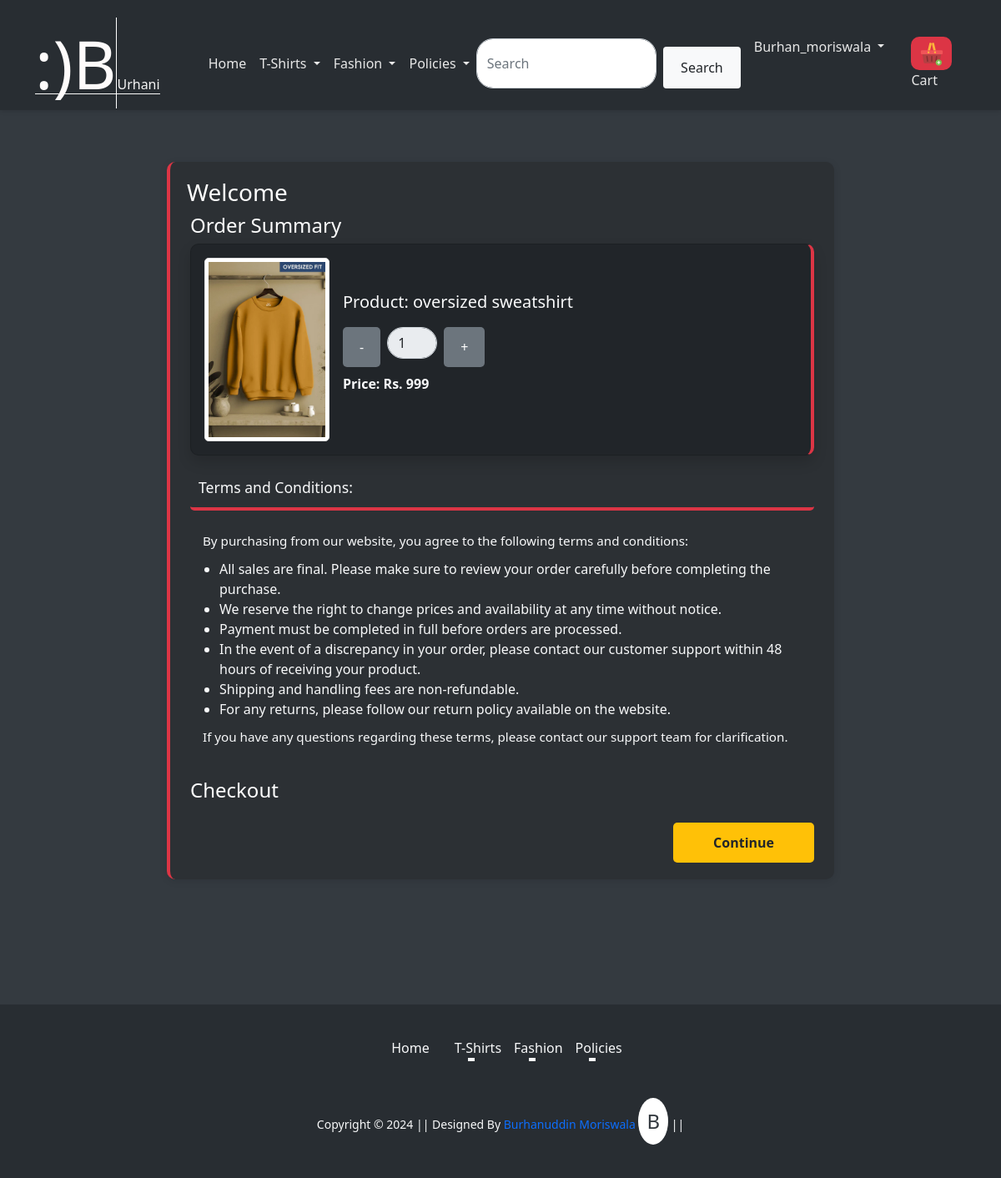
Screenshot of /buy/?prod_id=24 (signed in) with the database file from the repository.
### app/models.py (models this page shows, shortened)
class Product(models.Model):
    SIZE_CHOICES = (
        ('S', 'Small'),
        ('M', 'Medium'),
        ('L', 'Large'),
        ('XL', 'X-Large'),
        ('XXL', 'XX-Large'),
        ('XXXL', 'XXX-Large'),
    )
    title = models.CharField(max_length=100)
    selling_price = models.FloatField()
    discounted_price = models.FloatField()
    description = models.TextField()
    brand = models.CharField(max_length=100)
    category = models.CharField(choices=CATEGORY_CHOICES, max_length=2)
    product_image = models.ImageField(upload_to='productimg')
    sizes = models.CharField(choices=SIZE_CHOICES, max_length=4, default='M')  # Ensure this line is correct

### app/views.py (the view)
# urls.py: path('buy/', views.buy_now, name='buy-now'),
@login_required
def buy_now(request):
    if request.method == 'GET':
        product_id = request.GET.get('prod_id')
        product = get_object_or_404(Product, id=product_id)
        addresses = Customer.objects.filter(user=request.user)
        return render(request, 'app/buynow.html', {
            'product': product,
            'add': addresses  # Pass addresses to the template
        })

### app/templates/app/buynow.html (shortened to what this page needs)
{% extends 'app/base.html' %}
{% load static %}
{% block main-content %}
<div class="container-1">
    <h3>Welcome </h3>
    <div class="row">
        <div class="col-sm-12">
            <h4>Order Summary</h4>
            <div class="card bg-dark mb-2 shadow">
                <div class="card-body d-flex buynowscroll">
                    <img src="{{ product.product_image.url }}" alt="" class="img-fluid img-thumbnail" height="150" width="150">
                    <div class="ms-3">
                        <h5>Product: {{ product.title }}</h5>
                        <div class="d-flex align-items-center">
                            <button class="btn btn-secondary" id="decrease-qty">-</button>
                            <input type="number" id="quantity" value="1" class="form-control mx-2" style="width: 60px;" readonly>
                            <button class="btn btn-secondary" id="increase-qty">+</button>
                        </div>
                        <p class="fw-bold mt-2" id="price">Price: Rs. {{ product.discounted_price }}</p>
                    </div>
                </div>
            </div>
            <small class="terms">Terms and Conditions:</small>
            <div class="terms-details">
                <p>
                    By purchasing from our website, you agree to the following terms and conditions:
                </p>
                <ul>
                    <li>All sales are final. Please make sure to review your order carefully before completing the purchase.</li>
                    <li>We reserve the right to change prices and availability at any time without notice.</li>
                    <li>Payment must be completed in full before orders are processed.</li>
                    <li>In the event of a discrepancy in your order, please contact our customer support within 48 hours of receiving your product.</li>
                    <li>Shipping and handling fees are non-refundable.</li>
                    <li>For any returns, please follow our return policy available on the website.</li>
                </ul>
                <p>
                    If you have any questions regarding these terms, please contact our support team for clarification.
                </p>
            </div>
        </div>
    </div>
    <div class="row mt-4">
        <div class="col-sm-12">
            <h4>Checkout</h4>
            <form method="POST" action="{% url 'individual_checkout' %}">
                <div class="text-end">
                    <button type="submit" class="btn btn-warning mt-3 px-5 fw-bold">Continue</button>
                </div>
            </form>
        </div>
    </div>
</div>
{% endblock main-content %}

### app/templates/app/base.html (shortened to what this page needs)
<!doctype html>
{% load static %}
<html lang="en">
<head>
    <link rel="stylesheet" href="https://cdn.jsdelivr.net/npm/boxicons@latest/css/boxicons.min.css">
    <link href="https://cdn.jsdelivr.net/npm/bootstrap@5.0.0-beta1/dist/css/bootstrap.min.css" rel="stylesheet">
    <link rel="stylesheet" href="{% static 'css/owl.carousel.min.css' %}">
    <link rel="stylesheet" href="{% static 'css/all.min.css' %}">
    <link rel="stylesheet" href="{% static 'css/style.css' %}">
</head>
<body>
    <div class="container topbar bg-light d-none d-lg-block">
        <div class="d-flex justify-content-between">
            <div class="top-info ps-2">
                <small class="me-3"> <a href="#" class="text-white">123 Street, New York</a></small>
                <small class="me-3"><a href="#" class="text-white">Email@Example.com</a></small>
            </div>
            <div class="top-link pe-2">
                <a href="#" class="text-white"><small class="text-white mx-2">Privacy Policy</small>/</a>
                <a href="#" class="text-white"><small class="text-white mx-2">Terms of Use</small>/</a>
                <a href="#" class="text-white"><small class="text-white ms-2">Sales and Refunds</small></a>
            </div>
        </div>
    </div>
    <nav class="navbar navbar-expand-lg" id="navbar">
        <div class="container">
            <a class="text-decoration-none text-dark logo" href="{% url 'home' %}">
                <span class="Urhani"><strong class="display-1 B"><span class="smile">:)</span>B</strong>Urhani</span>
            </a>
            <div class="collapse navbar-collapse" id="navbarSupportedContent">
                <ul class="navbar-nav me-auto mb-2 mb-lg-0">
                    <li class="nav-item">
                        <a class="nav-link active" aria-current="page" href="/">Home</a>
                    </li>
                    <li class="nav-item dropdown">
                        <a class="nav-link dropdown-toggle" href="#" id="electronicsDropdown" role="button" data-bs-toggle="dropdown" aria-expanded="false">
                            T-Shirts
                        </a>
                    </li>
                    <li class="nav-item dropdown">
                        <a class="nav-link dropdown-toggle" href="#" id="fashionDropdown" role="button" data-bs-toggle="dropdown" aria-expanded="false">
                            Fashion
                        </a>
                    </li>
                    <li class="nav-item dropdown">
                        <a class="nav-link dropdown-toggle" href="#" id="policiesDropdown" role="button" data-bs-toggle="dropdown" aria-expanded="false">
                            Policies
                        </a>
                    </li>
                </ul>
                <div class="position-relative">
                    <form class="d-flex" id="searchForm">
                        <input class="form-control me-2" type="search" id="searchInput" placeholder="Search" aria-label="Search" required>
                        <button class="btn bg-light text-dark rounded " type="submit">Search</button>
                    </form>
                </div>
                <div>
                    <ul class="navbar-nav me-auto mb-2 mb-lg-0">
                        {% if request.user.is_authenticated %}
                            <li class="nav-item dropdown mx-2">
                                <a class="nav-link dropdown-toggle" href="#" id="profileDropdown" role="button" data-bs-toggle="dropdown" aria-expanded="false">
                                    <span class="text-capitalize">{{ request.user }}</span>
                                </a>
                            </li>
                            <li class="nav-item mx-2">
                                <a href="{% url 'showcart' %}" class="nav-link"><span class="badge bg-danger"><i><img src="{% static 'images/add-to-cart.png' %}" clas="dipimg" ></i></span> Cart</a>
                            </li>
                        {% endif %}
                    </ul>
                </div>
            </div>
        </div>
    </nav>
    {% block main-content  %} {% endblock main-content %}
    <footer class="container-fluid footer ">
        <div class="footer-links">
            <a class="footer-link" href="{% url 'home'%}">Home</a>
            <div class="dropdown">
                <a class="footer-link dropdown-toggle" href="#" id="tshirtsDropdown" role="button" data-bs-toggle="dropdown" aria-expanded="false">
                    T-Shirts
                </a>
            </div>
            <div class="dropdown">
                <a class="footer-link dropdown-toggle" href="#" id="fashionDropdownFooter" role="button" data-bs-toggle="dropdown" aria-expanded="false">
                    Fashion
                </a>
            </div>
            <div class="dropdown">
                <a class="footer-link dropdown-toggle" href="#" id="policiesDropdownFooter" role="button" data-bs-toggle="dropdown" aria-expanded="false">
                    Policies
                </a>
            </div>
        </div>
        <small class="text-light copyright">Copyright &copy; 2024 || Designed By
            <a href="https://burhanuddin-moriswala-portfolio.netlify.app/" target="_blank" class="text-decoration-none ">
                Burhanuddin Moriswala
                <span class="burhan">B</span>
            </a> ||
        </small>
</body>
</html>

### app/static/css/style.css (style rules this page uses)
:root { --primary-color: #007bff; --secondary-color: #28a745; --dark-color: #343a40; --light-color: #f8f9fa; --text-color: #343a40; --error-color: #dc3545; --hover-bg-color: #e2e6ea; --hover-color: #0056b3; --shadow: rgba(0, 0, 0, 0.1); --border-color-light: #d1d1d1; --border-color-dark: #333; }
body { font-family: 'Segoe UI', Tahoma, Geneva, Verdana, sans-serif; background-color: var(--dark-color); color: var(--light-color); margin: 0; }
.container { margin-top: 20px; }
.logo { margin-right: 50px; }
.B { border-right: 1px solid #ffffff; color: rgb(254, 251, 251); }
.Urhani { border-bottom: 1px solid #f8f8f8; color: rgb(245, 245, 245); }
.topbar { padding: 10px 0; margin-bottom: 80px; }
.top-info small, .top-link a { color: #ffffff; }
.navbar { box-shadow: 0 2px 5px var(--shadow); }
.nav-link { color: #e8e8e8 !important; font-weight: 500; transition: color 0.3s; }
.form-control { border-radius: 20px; border: 1px solid #ced4da; transition: border-color 0.3s; }
footer { background-color: #282d32; color: var(--light-color); padding: 40px 20px; display: flex; flex-direction: column; align-items: center; text-align: center; position: relative; bottom: 0; }
.footer-links { display: flex; justify-content: center; flex-wrap: wrap; margin-bottom: 20px; }
.footer-link { color: var(--light-color); text-decoration: none; margin: 0 15px; transition: color 0.3s ease; position: relative; }
.footer-link::after { content: ""; display: block; height: 2px; background: #f8f9fa; width: 0; transition: width 0.3s ease; margin: auto; }
.burhan { border-radius: 50%; background-color: #ffffff; color: var(--text-color); font-size: 1.5rem; padding: 10px; display: inline-block; }
.badge { background-color: var(--error-color); font-size: 0.8rem; border-radius: 10px; }
@media (min-width: 769px) { .navbar-collapse { justify-content: space-between; } }
@media (min-width: 769px) { .topbar { display: block; } }
.row { display: flex; flex-wrap: wrap; padding: 0 4px; }
.card { margin-bottom: 20px; }
.mt-4 { margin-top: 1.5rem; }
.mt-3 { margin-top: 1rem; }
.btn { display: inline-block; padding: 12px 20px; background-color: var(--primary-color); color: #fff; border-radius: 5px; text-decoration: none; transition: background-color 0.3s, transform 0.2s; }
.btn { margin-top: 10px; }

### app/templates/app/base.html (style rules this page uses)
#navbar { position: fixed; top: 0; width: 100%; background-color: #282d32; transition: top 0.3s; z-index: 1000; }

### rows the page displays
Product: product_image (picture), title "oversized sweatshirt"

### other values shown
{{ request.user }} "Burhan_moriswala"
